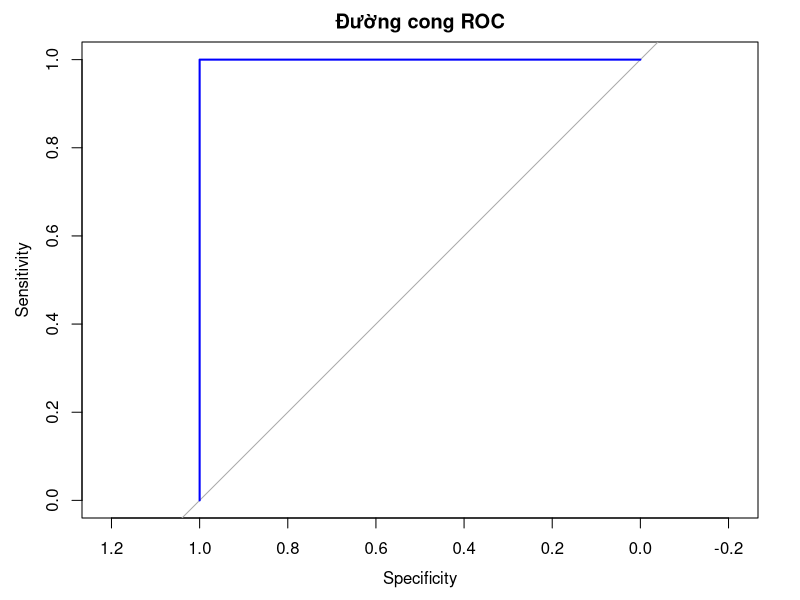

Recreate this plot in R.
# Bài thực hành Hồi quy Logistic trong R

# BÀI THỰC HÀNH: XÂY DỰNG MÔ HÌNH HỒI QUY LOGISTIC
# =================================================

# TÓM TẮT BÀI TOÁN:
# Bài thực hành này sử dụng bộ dữ liệu mtcars để dự đoán loại hộp số của xe (tự động hay số sàn)
# dựa trên các đặc tính kỹ thuật khác của xe. Chúng ta sẽ sử dụng mô hình hồi quy logistic để 
# xây dựng bộ phân loại nhị phân, đánh giá hiệu suất của mô hình và trực quan hóa kết quả.
# Biến mục tiêu: am (0 = hộp số tự động, 1 = hộp số sàn)


# Bước 1: cài đặt các gối cần thiết
if(!require(caret)) install.packages("caret")
if(!require(pROC)) install.packages("pROC")

library(caret) # Để chia dữ liệu, đánh giá mô hình
library(pROC) # Để vẽ đường cong ROC

# Bước 2: Tìm hiểu/ khai phá dữ liệu
data("mtcars") # Tải bộ dữ liệu mtcars
View(mtcars)
dataset_name<- "Motor Trend Car Road Test (mtcars)"
head(mtcars)
# Chuyển đổi biến mục tiêu thành factor để phù hợp với bài toán loại
mtcars$am <- as.factor(mtcars$am)
levels(mtcars$am)<-c("Automatic", "Manual") # Đặt tên cho các mức

# Thông tin cơ bản về bộ dữ liệu
cat("Thông tin về tập dữ liệu", dataset_name, ":\n")
cat("Số mẫu", nrow(mtcars), "\n")
cat("Số đặc trưng:", ncol(mtcars)-1, "\n\n")

# Hiển thị cấu trúc dữ liệu
cat("Cấu trúc dữ liệu:\n")
str(mtcars)


# Hiển thị các dòng đầu tiên
print(head(mtcars))

# Thống kê dữ liệu
print(summary(mtcars))

# Kiểm tra phân phối biến mục tiêu
print("\n Phân phối biến mục tiêu (loại hộp số\n:")
print(table(mtcars$am))
print(prop.table(table(mtcars$am))*100)

# Bước 3: Phân chia dữ liệu thành tập huấn luyện và tập kiểm tra
set.seed(42)
train_indices <- createDataPartition(mtcars$am, p=0.7, list = FALSE)
train_data <-mtcars[train_indices, ]
test_data<-mtcars[-train_indices, ]

cat("\n Kích thước tập huấn luyện", dim(train_data))
cat("\n Kích thước tập test", dim(test_data))

# Bước 4: Xây dựng và huấn luyện mô hình hồi quy logistic
# Chúng ta chọn các biến có liên quan đến hiệu suất
model<-glm(am~wt,
           data = train_data,
           family = binomial(link="logit"))

# Bước 5: Kiểm tra
cat("\n Tóm tắt mô hình:\n")
summary_model <- summary(model)
print(summary_model)

# Tính giá trị thang logit cho dự đoán
# GIá trị càng lớn thì có khả năng là số sàn càng cao
cat("\n Hệ số hồi quy:\n")
coef_df <-data.frame(
  feature = names(coef(model)),
  coefficients=coef(model),
  odds_ratio = exp(coef(model)),
  p_value = summary_model$coefficients[,4]
)
print(coef_df)

# Bước 6: Dự đoán trên tập kiểm tra
# Dự đoán xác suất
probabilities <- predict(model, newdata=test_data, type="response")
probabilities

# Đặt ngưỡng 0.5 để phân loại
predicted_classed <- ifelse(probabilities>0.5, "Manual", "Automatic")
predicted_classed <- factor(predicted_classed, levels=c("Automatic", "Manual"))

predicted_classed

# Bước 7: Đánh giá mô hình
# Tạo ma trận nhầm lẫn
conf_matrix<-confusionMatrix(predicted_classed, test_data$am)
print(conf_matrix$table)

# Các chỉ số đánh giá
cat("\nCác chỉ số đánh giá mô hình:\n")
cat("Độ chính xác (Accuracy):", round(conf_matrix$overall["Accuracy"], 4), "\n")
cat("Độ nhạy (Sensitivity/Recall):", round(conf_matrix$byClass["Sensitivity"], 4), "\n")
cat("Độ đặc hiệu (Specificity):", round(conf_matrix$byClass["Specificity"], 4), "\n")
cat("Độ chính xác dương tính (Precision):", round(conf_matrix$byClass["Pos Pred Value"], 4), "\n")
cat("Chỉ số F1:", round(conf_matrix$byClass["F1"], 4), "\n")

# Vẽ đường cong ROC
roc_obj <- roc(test_data$am, probabilities)
# Tính diện tích dưới đường cong ROC
auc_value <- auc(roc_obj)  # Đảm bảo tên biến là auc_value (chữ thường)
cat("Diện tích dưới đường cong ROC (AUC):", round(auc_value, 4), "\n")

plot(roc_obj, main="Đường cong ROC", col="blue", lwd=2)


